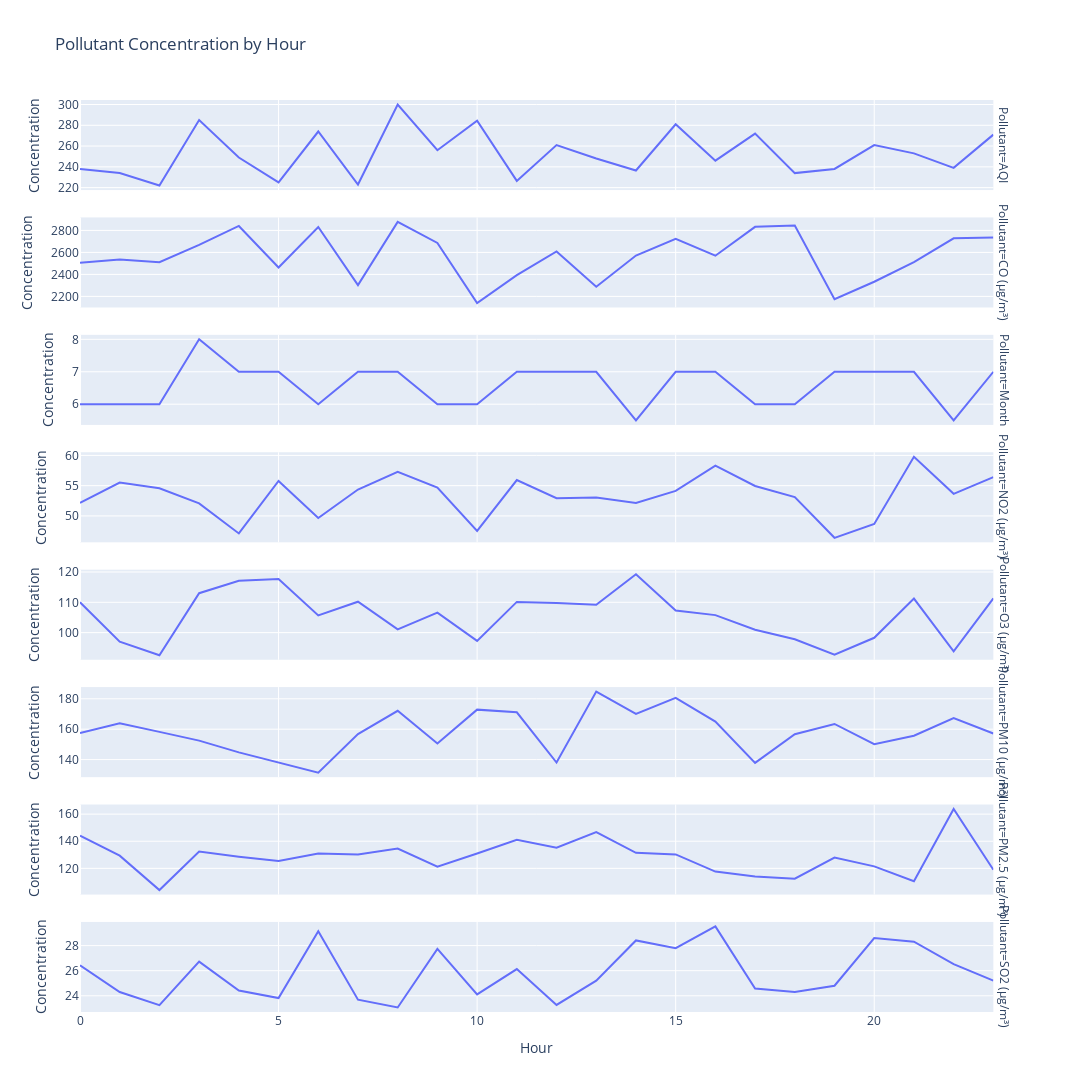

Notebook source saved alongside this figure:
### Markdown cell above
## Pollutant Concentration by Different Timeframes

In this section we'll investigate pollutant concentration for different timeframes of the day to identify rush hour or late night pollutant patterns.

### Code cell
pollution_by_hour_month = pollution[['Hour', 'Month', 'PM2.5 (µg/m³)','AQI', 'PM10 (µg/m³)', 'NO2 (µg/m³)', 'SO2 (µg/m³)', 'CO (mg/m³)', 'O3 (µg/m³)']].copy()
pollution_by_hour_month.rename(columns={'CO (mg/m³)': 'CO (µg/m³)'}, inplace=True)

pollution_by_hour_month.loc[:, 'CO (µg/m³)'] = pollution_by_hour_month['CO (µg/m³)']*1000

pollution_by_hour = pollution_by_hour_month.melt(id_vars=['Hour'], var_name='Pollutant', value_name='Concentration')

pollution_by_hour = pollution_by_hour.groupby(['Hour', 'Pollutant']).median().reset_index()

fig = px.line(
    pollution_by_hour,
    x = 'Hour',
    y = 'Concentration',
    facet_row='Pollutant',
    title='Hourly Pollutant Concentration'
)
fig.update_yaxes(matches=None)
fig.update_layout(height=1500, width=1200, title_text="Pollutant Concentration by Hour")
fig.show()

### Figure 1 — Plotly figure (JSON) as saved in the notebook; plotly's stock layout.template omitted (floating-point values rounded to 4 significant figures)
{"data": [{"hovertemplate": "Pollutant=AQI<br>Hour=%{x}<br>Concentration=%{y}<extra></extra>", "legendgroup": "", "line": {"color": "#636efa", "dash": "solid"}, "marker": {"symbol": "circle"}, "mode": "lines", "name": "", "orientation": "v", "showlegend": false, "type": "scatter", "x": [0, 1, 2, 3, 4, 5, 6, 7, 8, 9, 10, 11, 12, 13, 14, 15, 16, 17, 18, 19, 20, 21, 22, 23], "xaxis": "x8", "y": [238.0, 234.0, 222.0, 285.0, 249.0, 225.0, 274.0, 223.0, 300.0, 256.0, 284.5, 226.5, 261.0, 248.0, 236.5, 281.0, 246.0, 272.0, 234.0, 238.0, 261.0, 253.0, 239.0, 271.0], "yaxis": "y8"}, {"hovertemplate": "Pollutant=CO (µg/m³)<br>Hour=%{x}<br>Concentration=%{y}<extra></extra>", "legendgroup": "", "line": {"color": "#636efa", "dash": "solid"}, "marker": {"symbol": "circle"}, "mode": "lines", "name": "", "orientation": "v", "showlegend": false, "type": "scatter", "x": [0, 1, 2, 3, 4, 5, 6, 7, 8, 9, 10, 11, 12, 13, 14, 15, 16, 17, 18, 19, 20, 21, 22, 23], "xaxis": "x7", "y": [2506.0, 2535.0, 2510.0, 2668.0, 2841.0, 2462.0, 2832.0, 2302.0, 2877.0, 2686.0, 2140.0, 2393.0, 2609.0, 2288.0, 2571.0, 2723.0, 2570.0, 2833.0, 2844.0, 2174.0, 2333.0, 2511.0, 2728.0, 2736.0], "yaxis": "y7"}, {"hovertemplate": "Pollutant=Month<br>Hour=%{x}<br>Concentration=%{y}<extra></extra>", "legendgroup": "", "line": {"color": "#636efa", "dash": "solid"}, "marker": {"symbol": "circle"}, "mode": "lines", "name": "", "orientation": "v", "showlegend": false, "type": "scatter", "x": [0, 1, 2, 3, 4, 5, 6, 7, 8, 9, 10, 11, 12, 13, 14, 15, 16, 17, 18, 19, 20, 21, 22, 23], "xaxis": "x6", "y": [6.0, 6.0, 6.0, 8.0, 7.0, 7.0, 6.0, 7.0, 7.0, 6.0, 6.0, 7.0, 7.0, 7.0, 5.5, 7.0, 7.0, 6.0, 6.0, 7.0, 7.0, 7.0, 5.5, 7.0], "yaxis": "y6"}, {"hovertemplate": "Pollutant=NO2 (µg/m³)<br>Hour=%{x}<br>Concentration=%{y}<extra></extra>", "legendgroup": "", "line": {"color": "#636efa", "dash": "solid"}, "marker": {"symbol": "circle"}, "mode": "lines", "name": "", "orientation": "v", "showlegend": false, "type": "scatter", "x": [0, 1, 2, 3, 4, 5, 6, 7, 8, 9, 10, 11, 12, 13, 14, 15, 16, 17, 18, 19, 20, 21, 22, 23], "xaxis": "x5", "y": [52.14, 55.52, 54.58, 52.07, 47.1, 55.77, 49.67, 54.36, 57.29, 54.67, 47.53, 55.93, 52.92, 53.06, 52.16, 54.13, 58.31, 54.94, 53.12, 46.38, 48.66, 59.77, 53.65, 56.42], "yaxis": "y5"}, {"hovertemplate": "Pollutant=O3 (µg/m³)<br>Hour=%{x}<br>Concentration=%{y}<extra></extra>", "legendgroup": "", "line": {"color": "#636efa", "dash": "solid"}, "marker": {"symbol": "circle"}, "mode": "lines", "name": "", "orientation": "v", "showlegend": false, "type": "scatter", "x": [0, 1, 2, 3, 4, 5, 6, 7, 8, 9, 10, 11, 12, 13, 14, 15, 16, 17, 18, 19, 20, 21, 22, 23], "xaxis": "x4", "y": [110.0, 97.04, 92.54, 113.0, 117.1, 117.7, 105.7, 110.2, 101.1, 106.6, 97.29, 110.1, 109.8, 109.2, 119.3, 107.3, 105.8, 100.9, 97.79, 92.76, 98.3, 111.2, 93.84, 111.3], "yaxis": "y4"}, {"hovertemplate": "Pollutant=PM10 (µg/m³)<br>Hour=%{x}<br>Concentration=%{y}<extra></extra>", "legendgroup": "", "line": {"color": "#636efa", "dash": "solid"}, "marker": {"symbol": "circle"}, "mode": "lines", "name": "", "orientation": "v", "showlegend": false, "type": "scatter", "x": [0, 1, 2, 3, 4, 5, 6, 7, 8, 9, 10, 11, 12, 13, 14, 15, 16, 17, 18, 19, 20, 21, 22, 23], "xaxis": "x3", "y": [157.5, 164.0, 158.2, 152.5, 144.8, 138.1, 131.4, 156.7, 172.1, 150.6, 172.9, 171.1, 138.1, 184.7, 170.1, 180.7, 165.0, 137.8, 156.7, 163.4, 150.1, 155.7, 167.4, 157.1], "yaxis": "y3"}, {"hovertemplate": "Pollutant=PM2.5 (µg/m³)<br>Hour=%{x}<br>Concentration=%{y}<extra></extra>", "legendgroup": "", "line": {"color": "#636efa", "dash": "solid"}, "marker": {"symbol": "circle"}, "mode": "lines", "name": "", "orientation": "v", "showlegend": false, "type": "scatter", "x": [0, 1, 2, 3, 4, 5, 6, 7, 8, 9, 10, 11, 12, 13, 14, 15, 16, 17, 18, 19, 20, 21, 22, 23], "xaxis": "x2", "y": [144.0, 129.3, 104.0, 132.4, 128.6, 125.4, 131.0, 130.3, 134.5, 121.2, 130.9, 141.0, 135.2, 146.7, 131.5, 130.3, 117.6, 114.0, 112.3, 127.9, 121.5, 110.5, 163.8, 119.0], "yaxis": "y2"}, {"hovertemplate": "Pollutant=SO2 (µg/m³)<br>Hour=%{x}<br>Concentration=%{y}<extra></extra>", "legendgroup": "", "line": {"color": "#636efa", "dash": "solid"}, "marker": {"symbol": "circle"}, "mode": "lines", "name": "", "orientation": "v", "showlegend": false, "type": "scatter", "x": [0, 1, 2, 3, 4, 5, 6, 7, 8, 9, 10, 11, 12, 13, 14, 15, 16, 17, 18, 19, 20, 21, 22, 23], "xaxis": "x", "y": [26.44, 24.3, 23.25, 26.72, 24.42, 23.82, 29.15, 23.69, 23.07, 27.74, 24.11, 26.13, 23.27, 25.21, 28.41, 27.79, 29.53, 24.57, 24.31, 24.8, 28.6, 28.31, 26.53, 25.21], "yaxis": "y"}], "layout": {"annotations": [{"font": {}, "showarrow": false, "text": "Pollutant=SO2 (µg/m³)", "textangle": 90, "x": 0.98, "xanchor": "left", "xref": "paper", "y": 0.04938, "yanchor": "middle", "yref": "paper"}, {"font": {}, "showarrow": false, "text": "Pollutant=PM2.5 (µg/m³)", "textangle": 90, "x": 0.98, "xanchor": "left", "xref": "paper", "y": 0.1781, "yanchor": "middle", "yref": "paper"}, {"font": {}, "showarrow": false, "text": "Pollutant=PM10 (µg/m³)", "textangle": 90, "x": 0.98, "xanchor": "left", "xref": "paper", "y": 0.3069, "yanchor": "middle", "yref": "paper"}, {"font": {}, "showarrow": false, "text": "Pollutant=O3 (µg/m³)", "textangle": 90, "x": 0.98, "xanchor": "left", "xref": "paper", "y": 0.4356, "yanchor": "middle", "yref": "paper"}, {"font": {}, "showarrow": false, "text": "Pollutant=NO2 (µg/m³)", "textangle": 90, "x": 0.98, "xanchor": "left", "xref": "paper", "y": 0.5644, "yanchor": "middle", "yref": "paper"}, {"font": {}, "showarrow": false, "text": "Pollutant=Month", "textangle": 90, "x": 0.98, "xanchor": "left", "xref": "paper", "y": 0.6931, "yanchor": "middle", "yref": "paper"}, {"font": {}, "showarrow": false, "text": "Pollutant=CO (µg/m³)", "textangle": 90, "x": 0.98, "xanchor": "left", "xref": "paper", "y": 0.8219, "yanchor": "middle", "yref": "paper"}, {"font": {}, "showarrow": false, "text": "Pollutant=AQI", "textangle": 90, "x": 0.98, "xanchor": "left", "xref": "paper", "y": 0.9506, "yanchor": "middle", "yref": "paper"}], "height": 1500, "legend": {"tracegroupgap": 0}, "title": {"text": "Pollutant Concentration by Hour"}, "width": 1200, "xaxis": {"anchor": "y", "domain": [0, 0.98], "title": {"text": "Hour"}}, "xaxis2": {"anchor": "y2", "domain": [0, 0.98], "matches": "x", "showticklabels": false}, "xaxis3": {"anchor": "y3", "domain": [0, 0.98], "matches": "x", "showticklabels": false}, "xaxis4": {"anchor": "y4", "domain": [0, 0.98], "matches": "x", "showticklabels": false}, "xaxis5": {"anchor": "y5", "domain": [0, 0.98], "matches": "x", "showticklabels": false}, "xaxis6": {"anchor": "y6", "domain": [0, 0.98], "matches": "x", "showticklabels": false}, "xaxis7": {"anchor": "y7", "domain": [0, 0.98], "matches": "x", "showticklabels": false}, "xaxis8": {"anchor": "y8", "domain": [0, 0.98], "matches": "x", "showticklabels": false}, "yaxis": {"anchor": "x", "domain": [0, 0.09875], "title": {"text": "Concentration"}}, "yaxis2": {"anchor": "x2", "domain": [0.1288, 0.2275], "title": {"text": "Concentration"}}, "yaxis3": {"anchor": "x3", "domain": [0.2575, 0.3563], "title": {"text": "Concentration"}}, "yaxis4": {"anchor": "x4", "domain": [0.3862, 0.485], "title": {"text": "Concentration"}}, "yaxis5": {"anchor": "x5", "domain": [0.515, 0.6138], "title": {"text": "Concentration"}}, "yaxis6": {"anchor": "x6", "domain": [0.6438, 0.7425], "title": {"text": "Concentration"}}, "yaxis7": {"anchor": "x7", "domain": [0.7725, 0.8712], "title": {"text": "Concentration"}}, "yaxis8": {"anchor": "x8", "domain": [0.9012, 1], "title": {"text": "Concentration"}}}}
